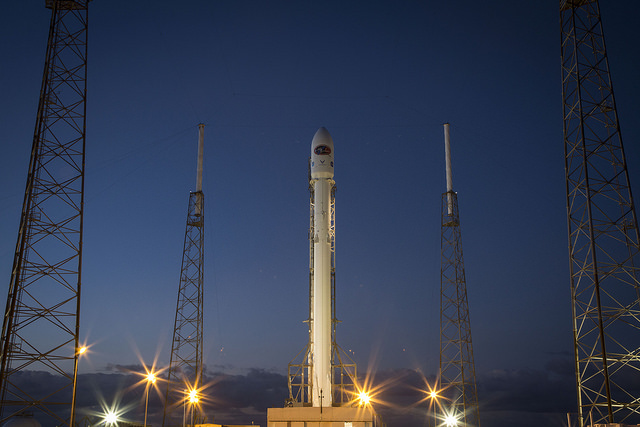
#> input picture skimage.data.rocket(), 640 x 427 px
$ python page113_tracking_keypoints_between_frames.py
#> lines starting #> are read from the running program, lines starting #| are printed output that depends on the picture; pictures that were not available may be replaced by others from this repository, and a replacement may not be noted
### lecture9/common.py
from __future__ import annotations

import shutil
from pathlib import Path
from urllib.request import urlopen

import cv2
import numpy as np
from skimage import data


ROOT_DIR = Path(__file__).resolve().parent
DATA_DIR = ROOT_DIR / "data"
OUTPUT_DIR = ROOT_DIR / "output"
CIRCLESGRID_PATH = DATA_DIR / "circlesgrid.png"
LENA_PATH = DATA_DIR / "Lena.png"
TRAFFIC_PATH = DATA_DIR / "traffic.mp4"
PANORAMA_DIR = DATA_DIR / "panorama"
PANORAMA_MARKER_PATH = PANORAMA_DIR / ".dataset_source.txt"
PANORAMA_MAX_WIDTH = 1400
PANORAMA_SOURCE_URLS = [
    ("boat1.jpg", "https://raw.githubusercontent.com/opencv/opencv_extra/4.x/testdata/stitching/boat1.jpg"),
    ("boat2.jpg", "https://raw.githubusercontent.com/opencv/opencv_extra/4.x/testdata/stitching/boat2.jpg"),
    ("boat3.jpg", "https://raw.githubusercontent.com/opencv/opencv_extra/4.x/testdata/stitching/boat3.jpg"),
    ("boat4.jpg", "https://raw.githubusercontent.com/opencv/opencv_extra/4.x/testdata/stitching/boat4.jpg"),
    ("boat5.jpg", "https://raw.githubusercontent.com/opencv/opencv_extra/4.x/testdata/stitching/boat5.jpg"),
    ("boat6.jpg", "https://raw.githubusercontent.com/opencv/opencv_extra/4.x/testdata/stitching/boat6.jpg"),
]


def to_uint8(image: np.ndarray) -> np.ndarray:
    if image.dtype == np.uint8:
        return image
    image_float = image.astype(np.float32)
    if float(image_float.min()) >= 0.0 and float(image_float.max()) <= 1.0:
        image_float *= 255.0
    return np.clip(image_float, 0, 255).astype(np.uint8)


# [5 lines left out: function ensure_color, not called in this run]


def save_image(path: Path, image: np.ndarray) -> Path:
    path.parent.mkdir(parents=True, exist_ok=True)
    if not cv2.imwrite(str(path), to_uint8(image)):
        raise OSError(f"Could not save image: {path}")
    print(f"Saved image: {path}")
    return path


# [33 lines left out: functions plot_bgr, plot_gray, finalize_figure, read_color, not called in this run]


def download_image(url: str) -> np.ndarray:
    with urlopen(url, timeout=30) as response:
        payload = response.read()
    buffer = np.frombuffer(payload, dtype=np.uint8)
    image = cv2.imdecode(buffer, cv2.IMREAD_COLOR)
    if image is None:
        raise ValueError(f"Could not decode image from URL: {url}")
    return image


def resize_to_max_width(image: np.ndarray, max_width: int) -> np.ndarray:
    if image.shape[1] <= max_width:
        return image
    scale = max_width / float(image.shape[1])
    return cv2.resize(image, (0, 0), fx=scale, fy=scale, interpolation=cv2.INTER_AREA)


def generate_circlesgrid() -> None:
    if CIRCLESGRID_PATH.exists():
        return

    height = 320
    width = 320
    image = np.full((height, width, 3), 30, dtype=np.uint8)

    for row in range(7):
        for col in range(7):
            center = (40 + col * 40, 40 + row * 40)
            radius = 11 if (row + col) % 2 == 0 else 9
            cv2.circle(image, center, radius, (245, 245, 245), -1, cv2.LINE_AA)
            cv2.circle(image, center, radius + 3, (90, 160, 255), 2, cv2.LINE_AA)

    cv2.rectangle(image, (18, 18), (302, 302), (0, 210, 255), 2, cv2.LINE_AA)
    save_image(CIRCLESGRID_PATH, image)


def generate_lena() -> None:
    if LENA_PATH.exists():
        return

    for source in (
        ROOT_DIR.parent / "lecture3" / "data" / "lena.png",
        ROOT_DIR.parent / "lecture4" / "data" / "lena.png",
        ROOT_DIR.parent / "lecture3" / "data" / "Lena.png",
        ROOT_DIR.parent / "lecture4" / "data" / "Lena.png",
    ):
        if source.exists():
            shutil.copy2(source, LENA_PATH)
            print(f"Copied image: {source} -> {LENA_PATH}")
            return

    fallback = cv2.cvtColor(data.astronaut(), cv2.COLOR_RGB2BGR)
    fallback = cv2.resize(fallback, (512, 512), interpolation=cv2.INTER_AREA)
    save_image(LENA_PATH, fallback)


def generate_traffic_clip(frame_count: int = 150) -> None:
#> called with frame_count = 150
    if TRAFFIC_PATH.exists():
        return

    source = ROOT_DIR.parent / "lecture8" / "data" / "traffic.mp4"
    if source.exists():
        capture = cv2.VideoCapture(str(source))
        if capture.isOpened():
            try:
                fps = float(capture.get(cv2.CAP_PROP_FPS))
                fps = fps if fps > 0 else 15.0
                source_frames = int(capture.get(cv2.CAP_PROP_FRAME_COUNT))
                start_frame = min(max(0, source_frames // 10), max(0, source_frames - frame_count - 1))
                capture.set(cv2.CAP_PROP_POS_FRAMES, start_frame)

                ok, first = capture.read()
                if ok and first is not None:
                    resized_first = cv2.resize(first, (0, 0), fx=0.5, fy=0.5, interpolation=cv2.INTER_AREA)
                    height, width = resized_first.shape[:2]
                    writer = cv2.VideoWriter(
                        str(TRAFFIC_PATH),
                        cv2.VideoWriter_fourcc(*"mp4v"),
                        min(fps, 15.0),
                        (width, height),
                    )
                    if writer.isOpened():
                        written = 0
                        frame = first
                        while written < frame_count and frame is not None:
                            resized = cv2.resize(frame, (width, height), interpolation=cv2.INTER_AREA)
                            writer.write(resized)
                            written += 1
                            ok, frame = capture.read()
                            if not ok:
                                break
                        writer.release()
                        if written > 0:
                            print(f"Created video: {TRAFFIC_PATH}")
                            return
            finally:
                capture.release()

    base = cv2.cvtColor(data.rocket(), cv2.COLOR_RGB2BGR)
    base = cv2.resize(base, (640, 360), interpolation=cv2.INTER_AREA)
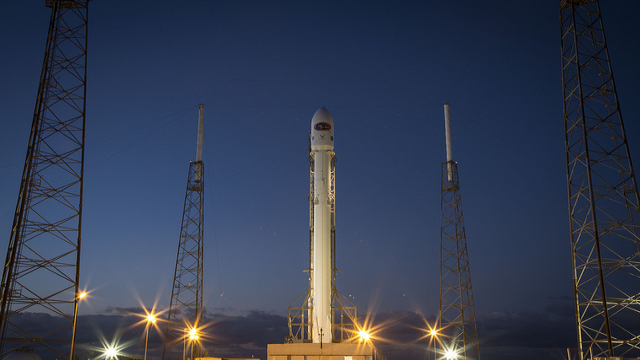
#> base: shape (360, 640, 3); mean B, G, R 82.3, 61.3, 52.3
    writer = cv2.VideoWriter(str(TRAFFIC_PATH), cv2.VideoWriter_fourcc(*"mp4v"), 15.0, (640, 360))
    if not writer.isOpened():
        raise OSError(f"Could not create video: {TRAFFIC_PATH}")
    try:
        for index in range(frame_count):
            frame = np.zeros((360, 640, 3), dtype=np.uint8)
            shift = index * 3
            x0 = 40 + shift % 560
            frame[:, :] = (35, 35, 35)
            cv2.line(frame, (320, 0), (320, 359), (70, 70, 70), 8, cv2.LINE_AA)
            cv2.rectangle(frame, (x0, 150), (x0 + 110, 250), (80, 120, 220), -1, cv2.LINE_AA)
            cv2.circle(frame, (x0 + 25, 255), 16, (20, 20, 20), -1, cv2.LINE_AA)
            cv2.circle(frame, (x0 + 85, 255), 16, (20, 20, 20), -1, cv2.LINE_AA)
            patch = base[90:240, 200:440]
            frame[100:250, 200:440] = cv2.addWeighted(frame[100:250, 200:440], 0.35, patch, 0.65, 0.0)
            writer.write(frame)
#> this loop made 150 passes
#> pass 1, in generate_traffic_clip, `patch = base[90:240, 200:440]`:
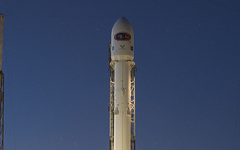
#> patch: shape (150, 240, 3); mean B, G, R 99.2, 69.8, 55.9
#> after the loop:
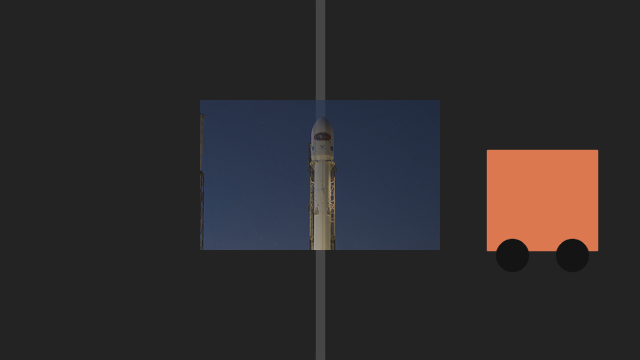
#> frame: shape (360, 640, 3); mean B, G, R 43.9, 42.7, 46
    finally:
        writer.release()
    print(f"Created video: {TRAFFIC_PATH}")


def generate_panorama_images() -> None:
    target_paths = [PANORAMA_DIR / name for name, _ in PANORAMA_SOURCE_URLS]
    if PANORAMA_MARKER_PATH.exists() and all(path.exists() for path in target_paths):
        return

    PANORAMA_DIR.mkdir(parents=True, exist_ok=True)
    for legacy_path in (PANORAMA_DIR / "0.jpg", PANORAMA_DIR / "1.jpg", PANORAMA_DIR / "2.jpg"):
        if legacy_path.exists():
            legacy_path.unlink()

    for filename, url in PANORAMA_SOURCE_URLS:
        image = download_image(url)
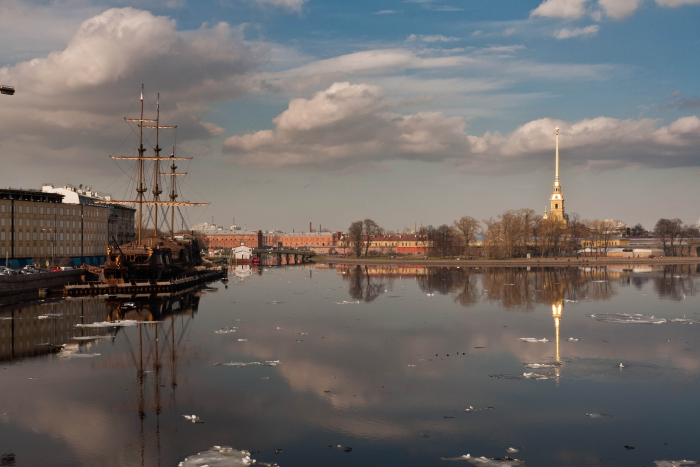
#> input picture lecture9/data/panorama/boat1.jpg, 1400 x 933 px, found by its file name (shown at 1/2 size)
#> in download_image, image is the input picture: shape (933, 1400, 3); mean B, G, R 104, 106.6, 111.8
        image = resize_to_max_width(image, PANORAMA_MAX_WIDTH)
        save_image(PANORAMA_DIR / filename, image)

    PANORAMA_MARKER_PATH.write_text(
        "OpenCV stitching sample dataset: boat1-boat6\n"
        "Source: https://github.com/opencv/opencv_extra/tree/4.x/testdata/stitching\n",
        encoding="utf-8",
    )


def panorama_image_paths() -> list[Path]:
    ensure_demo_data()
    return [PANORAMA_DIR / name for name, _ in PANORAMA_SOURCE_URLS]


# [4 lines left out: function create_stitcher, not called in this run]


def ensure_demo_data() -> None:
    DATA_DIR.mkdir(parents=True, exist_ok=True)
    OUTPUT_DIR.mkdir(parents=True, exist_ok=True)
    generate_circlesgrid()
    generate_lena()
    generate_traffic_clip()
    generate_panorama_images()
#> (the call stopped at in download_image, `with urlopen(url, timeout=30) as response:`: the network is not available in this run)

### lecture9/page113_tracking_keypoints_between_frames.py
from __future__ import annotations

import argparse
from pathlib import Path

import cv2
import matplotlib.pyplot as plt
import numpy as np

from common import OUTPUT_DIR, TRAFFIC_PATH, ensure_demo_data, finalize_figure, plot_bgr


def parse_args() -> argparse.Namespace:
    parser = argparse.ArgumentParser(description="Lecture 9 page 113: Lucas-Kanade tracking between frames.")
    parser.add_argument("--show", action="store_true", help="Display the processed frames while saving the result.")
    parser.add_argument("--max-frames", type=int, default=150, help="Maximum number of video frames to process.")
    return parser.parse_args()


def main() -> None:
    args = parse_args()
    ensure_demo_data()
    capture = cv2.VideoCapture(str(TRAFFIC_PATH))
    if not capture.isOpened():
        raise FileNotFoundError(f"Could not open video: {TRAFFIC_PATH}")

    fps = float(capture.get(cv2.CAP_PROP_FPS))
#> fps = 30
    fps = fps if fps > 0 else 15.0
    width = int(capture.get(cv2.CAP_PROP_FRAME_WIDTH))
#> width = 1400
    height = int(capture.get(cv2.CAP_PROP_FRAME_HEIGHT))
#> height = 933

    output_path = OUTPUT_DIR / "page113_tracking_keypoints_between_frames.mp4"
    writer = cv2.VideoWriter(str(output_path), cv2.VideoWriter_fourcc(*"mp4v"), fps, (width, height))
    if not writer.isOpened():
        capture.release()
        raise OSError(f"Could not create output video: {output_path}")

    lk_params = {
        "winSize": (15, 15),
        "maxLevel": 5,
        "criteria": (cv2.TERM_CRITERIA_EPS | cv2.TERM_CRITERIA_COUNT, 10, 0.03),
    }
#> lk_params = {'winSize': (15, 15), 'maxLevel': 5, 'criteria': (3, 10, 0.03)}

    prev_gray = None
    prev_pts = None
    track_mask = None
    first_frame = None
    summary_frame = None
    processed = 0
    try:
        while processed < args.max_frames:
            ok, frame = capture.read()
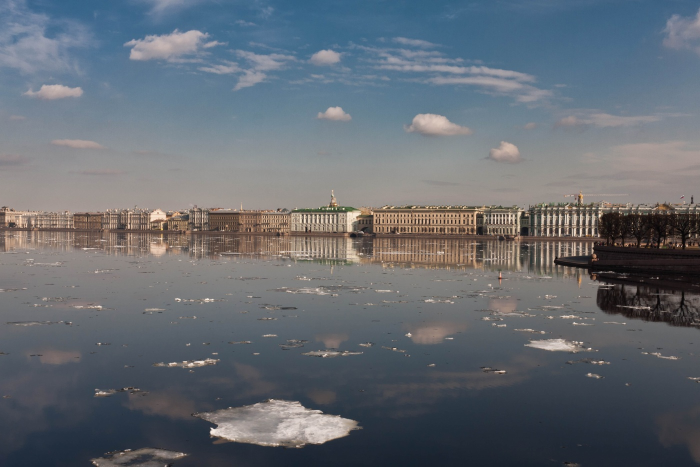
#> input picture lecture9/data/panorama/boat5.jpg, 1400 x 933 px, given in place of traffic.mp4, which was not available (shown at 1/2 size)
#> frame is the input picture: shape (933, 1400, 3); mean B, G, R 114.1, 106.9, 101.1
            if not ok or frame is None:
                break
            if first_frame is None:
                first_frame = frame.copy()
            gray = cv2.cvtColor(frame, cv2.COLOR_BGR2GRAY)
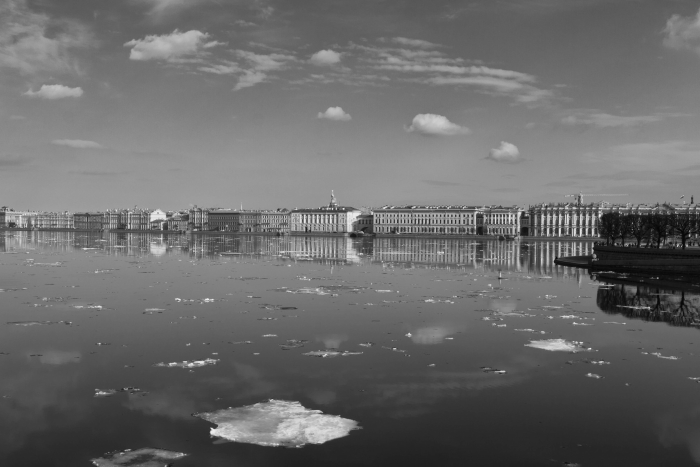
#> gray: shape (933, 1400) (shown at 1/2 size); min 3, max 245, mean 105.9
            if track_mask is None:
                track_mask = np.zeros_like(frame)

            if prev_pts is None or len(prev_pts) < 25:
                prev_pts = cv2.goodFeaturesToTrack(gray, 500, 0.05, 10)
#> prev_pts = 500 rows, first 8: [1315, 556], [1319, 495], [660, 417], [1379, 438], [447, 460], [688, 416], [421, 855], [1133, 468]
                prev_gray = gray
                writer.write(frame)
                processed += 1
                continue

            pts, status, _errors = cv2.calcOpticalFlowPyrLK(prev_gray, gray, prev_pts, None, **lk_params)
            if pts is None or status is None:
                prev_pts = None
                prev_gray = gray
                writer.write(frame)
                processed += 1
                continue

            good_new = pts[status.reshape(-1) == 1].reshape(-1, 2)
            good_prev = prev_pts[status.reshape(-1) == 1].reshape(-1, 2)
            if len(good_new) == 0:
                prev_pts = None
                prev_gray = gray
                writer.write(frame)
                processed += 1
                continue

            for new_pt, old_pt in zip(good_new, good_prev):
                start = tuple(np.round(old_pt).astype(int))
                end = tuple(np.round(new_pt).astype(int))
                cv2.line(track_mask, start, end, (0, 255, 255), 1, cv2.LINE_AA)
                cv2.circle(frame, end, 3, (0, 255, 0), -1, cv2.LINE_AA)

            annotated = cv2.addWeighted(frame, 1.0, track_mask, 0.65, 0.0)
            cv2.putText(annotated, f"Tracked points: {len(good_new)}", (16, 30), cv2.FONT_HERSHEY_SIMPLEX, 0.8, (0, 255, 0), 2, cv2.LINE_AA)
            writer.write(annotated)

            if processed == min(60, args.max_frames - 1):
                summary_frame = annotated.copy()

            if args.show:
                cv2.imshow("page113_tracking", annotated)
                key = cv2.waitKey(1) & 0xFF
                if key == 27:
                    break
                if key == ord("c"):
                    track_mask.fill(0)
                    prev_pts = None

            prev_gray = gray
            prev_pts = good_new.reshape(-1, 1, 2)
            processed += 1
    finally:
        capture.release()
        writer.release()
        if args.show:
            cv2.destroyAllWindows()

    if first_frame is None:
        raise RuntimeError("No frames were processed from the traffic video.")
    if summary_frame is None:
        summary_frame = first_frame.copy()

    fig, axes = plt.subplots(1, 2, figsize=(12, 5))
    plot_bgr(axes[0], first_frame, "Reference Frame")
    plot_bgr(axes[1], summary_frame, "Lucas-Kanade Tracking")
    finalize_figure(fig, "page113_tracking_keypoints_between_frames.png", show=args.show)
    print(f"Saved video: {output_path}")


if __name__ == "__main__":
    main()
